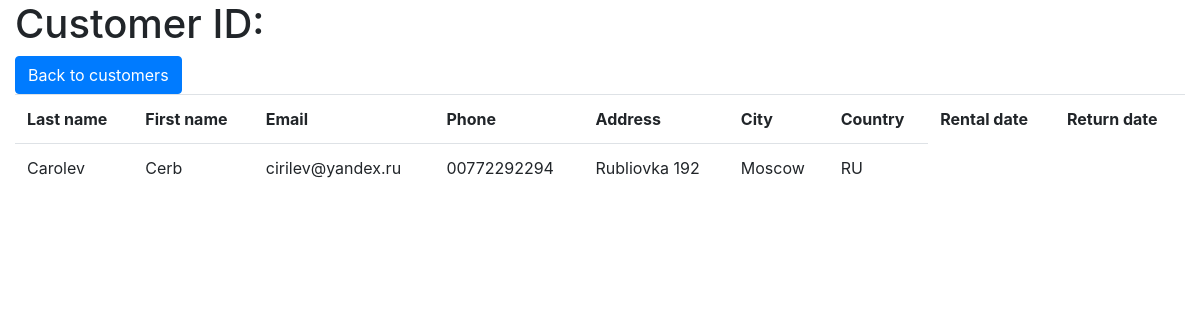
Screenshot of /rent/customer/3 with the database file from the repository.
### rent/models.py (models this page shows, shortened)
class Customer(models.Model):
    fname = models.CharField(max_length=50)
    lname = models.CharField(max_length=50)
    email = models.EmailField(unique=True)
    phone = models.CharField(max_length=20)
    address = models.CharField(max_length=100)
    city = models.CharField(max_length=100)
    country= models.CharField(max_length=100)

### rent/views.py (the view)
# urls.py: path('customer/<int:pk>', views.customer_id, name='customer_id'),
def customer_id(request, pk):
    one_customer = Customer.objects.get(id=pk)
    context = {
        'one_customer':one_customer
    }
    return render(request, 'customer.html', context)

### rent/templates/customer.html (shortened to what this page needs)
{% extends 'base.html' %}
{% load static %}
{% block content %}
<div class="container-fluid">
    {% if customer %}
    <h1>Customers</h1>
    <a href="{% url 'add_customer' %}" class="btn btn-primary" role="button">Add new customer</a>
    <table class="table table-hover">
        <tr>
            <th>Last name</th>
            <th>First name</th>
            <th>Email</th>
            <th>Phone</th>
            <th>Address</th>
            <th>City</th>
            <th>Country</th>
        </tr>
        {% for customer in customer %}
        <tr>
            <td><a href="{% url 'customer_id' customer.id %}">{{customer.lname}}</a></td>
            <td>{{customer.fname}}</td>
            <td>{{customer.email}}</td>
            <td>{{customer.phone}}</td>
            <td>{{customer.address}}</td>
            <td>{{customer.city}}</td>
            <td>{{customer.country}}</td>
        </tr>
        {% endfor %}
    </table>
    {% else %}
    <h1>Customer ID: {{add_customer.id}}</h1>
    <a href="{% url 'customer' %}" class="btn btn-primary" role="button">Back to customers</a>
    <table class="table table-hover">
        <tr>
            <th>Last name</th>
            <th>First name</th>
            <th>Email</th>
            <th>Phone</th>
            <th>Address</th>
            <th>City</th>
            <th>Country</th>
            <th>Rental date</th>
            <th>Return date</th>
        </tr>
        <tr>
            <td>{{one_customer.lname}}</td>
            <td>{{one_customer.fname}}</td>
            <td>{{one_customer.email}}</td>
            <td>{{one_customer.phone}}</td>
            <td>{{one_customer.address}}</td>
            <td>{{one_customer.city}}</td>
            <td>{{one_customer.country}}</td>
        </tr>
    </table>
    {% endif %}
</div>
{% endblock %}

### rows the page displays
Customer: lname "Carolev", fname "Cerb", email "cirilev@yandex.ru", phone "00772292294", address "Rubliovka 192", city "Moscow", country "RU"
